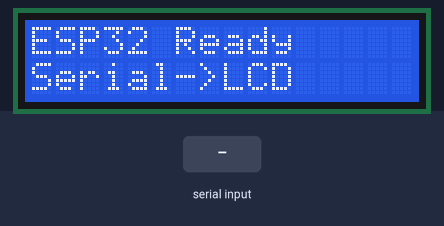
A sketch run on a simulated ESP32. Parts: 16×2 character LCD. The inputs (shaded band) are chosen by the test bench. What the sketch prints to the serial monitor is not drawn.

Above: at 1.2 s.
1.3 s: "1\n" received over Serial
At 1.8 s:
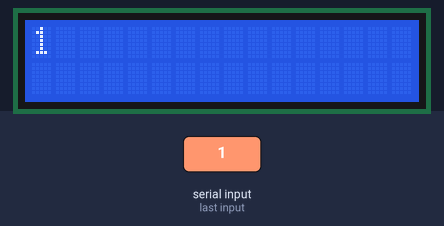
2.8 s: "0\n" received over Serial
At 4.0 s:
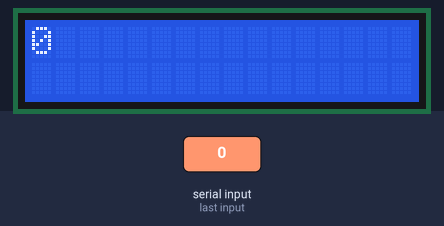
4.3 s: "2\n" received over Serial
At 5.3 s:
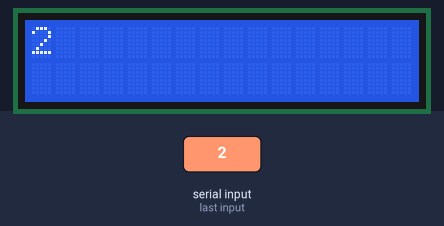
Timing chart, 0 to 7.3 s (numbered marks = the images above; inputs shaded):
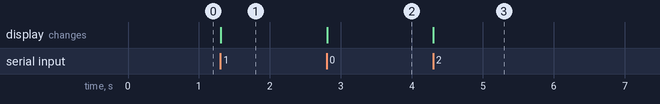

Measured:
- after the input at 1.3 s, the display: changes at once (image 1)
- after the input at 2.8 s, the display: changes at once (image 2)
- after the input at 4.3 s, the display: changes at once (image 3)

The sketch:

ESP32_LCD_Serial.ino
```cpp
/**
 * @file ESP32_LCD_Serial.ino
 * @brief ESP32 bridge: Serial Monitor input displayed on a 16x2 I2C LCD.
 *
 * Hardware:
 *   - ESP32 (any variant with default I2C-capable GPIOs)
 *   - 16x2 LCD with PCF8574 I2C backpack
 *
 * Wiring (I2C):
 *   LCD SDA  ->  ESP32 GPIO 21
 *   LCD SCL  ->  ESP32 GPIO 22
 *   LCD VCC  ->  5V (or 3.3V per module datasheet)
 *   LCD GND  ->  GND
 *
 * Dependencies (Arduino Library Manager):
 *   - "LiquidCrystal I2C" by Frank de Brabander
 *
 * Usage:
 *   Open Serial Monitor at 115200 baud, line ending "Newline" or "Both NL & CR".
 *   Type a message and press Enter; the LCD clears and shows the new text.
 */

#include <Wire.h>
#include <LiquidCrystal_I2C.h>

// -----------------------------------------------------------------------------
// Pin and bus configuration
// -----------------------------------------------------------------------------

/** I2C data line on ESP32 (default SDA). */
static const uint8_t I2C_SDA_PIN = 21;

/** I2C clock line on ESP32 (default SCL). */
static const uint8_t I2C_SCL_PIN = 22;

/** Host serial baud rate for Serial Monitor. */
static const uint32_t SERIAL_BAUD = 115200;

// -----------------------------------------------------------------------------
// LCD geometry and I2C address
// -----------------------------------------------------------------------------

static const uint8_t LCD_COLUMNS = 16;
static const uint8_t LCD_ROWS    = 2;

/**
 * Typical PCF8574 backpack addresses: 0x27 or 0x3F.
 * If the display stays blank after upload, change this constant and reflash.
 */
static const uint8_t LCD_I2C_ADDRESS = 0x27;

/** Maximum characters stored on the LCD (both rows). */
static const size_t LCD_CHAR_CAPACITY = LCD_COLUMNS * LCD_ROWS;

// -----------------------------------------------------------------------------
// Global objects
// -----------------------------------------------------------------------------

LiquidCrystal_I2C lcd(LCD_I2C_ADDRESS, LCD_COLUMNS, LCD_ROWS);

/** Accumulates characters from Serial until a line terminator is received. */
String incomingLine;

// -----------------------------------------------------------------------------
// Forward declarations
// -----------------------------------------------------------------------------

void initializeI2cBus();
void initializeLcd();
void showWelcomeScreen();
void processSerialInput();
void displayTextOnLcd(const String& text);
String sanitizeForDisplay(const String& raw);

// -----------------------------------------------------------------------------
// Arduino entry points
// -----------------------------------------------------------------------------

void setup() {
  Serial.begin(SERIAL_BAUD);
  while (!Serial) {
    // Wait for USB serial on boards that need it (harmless on ESP32).
  }

  initializeI2cBus();
  initializeLcd();
  showWelcomeScreen();

  Serial.println(F("ESP32 LCD ready. Type a message and press Enter."));
}

void loop() {
  processSerialInput();
}

// -----------------------------------------------------------------------------
// Initialization
// -----------------------------------------------------------------------------

/**
 * Starts the I2C master on the ESP32 using the specified SDA/SCL pins.
 * Must be called before any LCD or other I2C device access.
 */
void initializeI2cBus() {
  Wire.begin(I2C_SDA_PIN, I2C_SCL_PIN);
}

/**
 * Initializes the HD44780-compatible LCD over I2C and enables the backlight.
 */
void initializeLcd() {
  lcd.init();
  lcd.backlight();
  lcd.clear();
}

/**
 * Shows a short startup message on both LCD rows.
 */
void showWelcomeScreen() {
  lcd.clear();
  lcd.setCursor(0, 0);
  lcd.print(F("ESP32 Ready"));
  lcd.setCursor(0, 1);
  lcd.print(F("Serial->LCD"));
}

// -----------------------------------------------------------------------------
// Serial handling
// -----------------------------------------------------------------------------

/**
 * Reads available Serial bytes, builds a line buffer, and refreshes the LCD
 * when the user sends a complete line (Enter / newline).
 */
void processSerialInput() {
  while (Serial.available() > 0) {
    const char incomingChar = static_cast<char>(Serial.read());

    if (incomingChar == '\n' || incomingChar == '\r') {
      if (incomingLine.length() > 0) {
        const String displayText = sanitizeForDisplay(incomingLine);
        displayTextOnLcd(displayText);
        Serial.print(F("LCD: "));
        Serial.println(displayText);
        incomingLine = "";
      }
      continue;
    }

    incomingLine += incomingChar;
  }
}

/**
 * Removes control characters and limits length to the physical LCD size.
 *
 * @param raw  Raw string from Serial Monitor.
 * @return     Text safe to print on a 16x2 display (max 32 characters).
 */
String sanitizeForDisplay(const String& raw) {
  String cleaned;
  cleaned.reserve(LCD_CHAR_CAPACITY);

  for (size_t i = 0; i < raw.length() && cleaned.length() < LCD_CHAR_CAPACITY; ++i) {
    const char c = raw.charAt(i);
    if (c >= 32 && c <= 126) {
      cleaned += c;
    }
  }

  return cleaned;
}

// -----------------------------------------------------------------------------
// LCD output
// -----------------------------------------------------------------------------

/**
 * Clears the LCD and prints up to 32 characters across two rows.
 * Row 0: characters 0..15, Row 1: characters 16..31.
 * Longer input is truncated to fit the display.
 *
 * @param text  Message to show (already sanitized).
 */
void displayTextOnLcd(const String& text) {
  lcd.clear();

  if (text.length() == 0) {
    lcd.setCursor(0, 0);
    lcd.print(F("(empty)"));
    return;
  }

  lcd.setCursor(0, 0);
  if (text.length() <= LCD_COLUMNS) {
    lcd.print(text);
    return;
  }

  // First row: first 16 characters.
  lcd.print(text.substring(0, LCD_COLUMNS));

  // Second row: next 16 characters (if any).
  lcd.setCursor(0, 1);
  if (text.length() > LCD_COLUMNS) {
    const uint8_t secondRowLen =
        static_cast<uint8_t>(min(text.length() - LCD_COLUMNS, static_cast<size_t>(LCD_COLUMNS)));
    lcd.print(text.substring(LCD_COLUMNS, LCD_COLUMNS + secondRowLen));
  }
}
```
